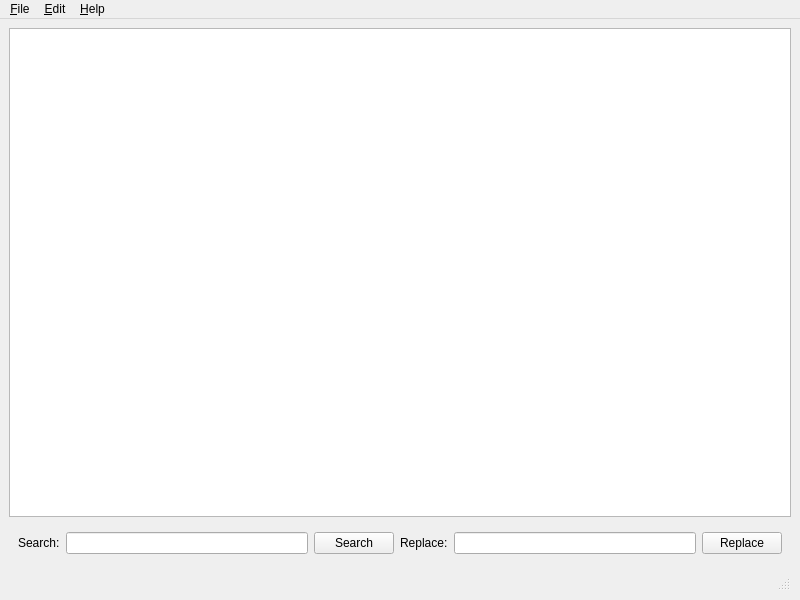
<?xml version="1.0" encoding="UTF-8"?>
<ui version="4.0">
    <class>MainWindow</class>
    <widget class="QMainWindow" name="MainWindow">
        <property name="geometry">
            <rect>
                <x>0</x>
                <y>0</y>
                <width>800</width>
                <height>600</height>
            </rect>
        </property>
        <property name="windowTitle">
            <string>Giduba</string>
        </property>
        <property name="windowIcon">
            <iconset resource="main.qrc">
                <normaloff>:/icons/icon.svg</normaloff>
                <normalon>:/icons/icon.svg</normalon>
                <selectedon>:/icons/icon.svg</selectedon>
                :/icons/icon.svg
            </iconset>
        </property>
        <widget class="QMenuBar" name="menu">
            <widget class="QMenu" name="menuFile">
                <property name="title">
                    <string>&amp;File</string>
                </property>
                <action name="actionNew">
                    <property name="text">
                        <string>New</string>
                    </property>
                    <property name="shortcut">
                        <string>Ctrl+N</string>
                    </property>
                </action>
                <action name="actionOpen">
                    <property name="text">
                        <string>Open</string>
                    </property>
                    <property name="shortcut">
                        <string>Ctrl+O</string>
                    </property>
                </action>
                <action name="actionSave">
                    <property name="text">
                        <string>Save</string>
                    </property>
                    <property name="shortcut">
                        <string>Ctrl+S</string>
                    </property>
                </action>
                <action name="actionSaveAs">
                    <property name="text">
                        <string>Save As</string>
                    </property>
                    <property name="shortcut">
                        <string>Ctrl+Shift+S</string>
                    </property>
                </action>
                <action name="actionExit">
                    <property name="text">
                        <string>Quit</string>
                    </property>
                    <property name="shortcut">
                        <string>Ctrl+Q</string>
                    </property>
                </action>
                <addaction name="actionNew"/>
                <addaction name="separator"/>
                <addaction name="actionOpen"/>
                <addaction name="separator"/>
                <addaction name="actionSave"/>
                <addaction name="actionSaveAs"/>
                <addaction name="separator"/>
                <addaction name="actionExit"/>
            </widget>
            <widget class="QMenu" name="menuEdit">
                <property name="title">
                    <string>&amp;Edit</string>
                </property>
                <action name="actionUndo">
                    <property name="text">
                        <string>Undo</string>
                    </property>
                    <property name="shortcut">
                        <string>Ctrl+Z</string>
                    </property>
                </action>
                <action name="actionRedo">
                    <property name="text">
                        <string>Redo</string>
                    </property>
                    <property name="shortcut">
                        <string>Ctrl+Shift+Z</string>
                    </property>
                </action>
                <action name="actionSelectAll">
                    <property name="text">
                        <string>Select All</string>
                    </property>
                    <property name="shortcut">
                        <string>Ctrl+A</string>
                    </property>
                </action>
                <action name="actionToggleSearch">
                    <property name="text">
                        <string>Toggle Search/Replace</string>
                    </property>
                    <property name="shortcut">
                        <string>Ctrl+H</string>
                    </property>
                </action>
                <action name="actionSearch">
                    <property name="text">
                        <string>Search</string>
                    </property>
                    <property name="shortcut">
                        <string>Ctrl+F</string>
                    </property>
                </action>
                <action name="actionReplace">
                    <property name="text">
                        <string>Replace</string>
                    </property>
                    <property name="shortcut">
                        <string>Ctrl+R</string>
                    </property>
                </action>
                <action name="actionCut">
                    <property name="text">
                        <string>Cut</string>
                    </property>
                    <property name="shortcut">
                        <string>Ctrl+X</string>
                    </property>
                </action>
                <action name="actionCopy">
                    <property name="text">
                        <string>Copy</string>
                    </property>
                    <property name="shortcut">
                        <string>Ctrl+C</string>
                    </property>
                </action>
                <action name="actionPaste">
                    <property name="text">
                        <string>Paste</string>
                    </property>
                    <property name="shortcut">
                        <string>Ctrl+V</string>
                    </property>
                </action>
                <action name="actionLineWrap">
                    <property name="text">
                        <string>Line Wrap</string>
                    </property>
                    <property name="shortcut">
                        <string>Ctrl+L</string>
                    </property>
                    <property name="checkable">
                        <bool>true</bool>
                    </property>
                    <property name="checked">
                        <bool>true</bool>
                    </property>
                </action>
                <addaction name="actionUndo"/>
                <addaction name="actionRedo"/>
                <addaction name="separator"/>
                <addaction name="actionToggleSearch"/>
                <addaction name="actionSearch"/>
                <addaction name="actionReplace"/>
                <addaction name="actionSelectAll"/>
                <addaction name="separator"/>
                <addaction name="actionCut"/>
                <addaction name="actionCopy"/>
                <addaction name="actionPaste"/>
                <addaction name="separator"/>
                <addaction name="actionLineWrap"/>
            </widget>
            <widget class="QMenu" name="menuHelp">
                <property name="title">
                    <string>&amp;Help</string>
                </property>
                <action name="actionAbout">
                    <property name="text">
                        <string>About</string>
                    </property>
                    <property name="shortcut">
                        <string>F1</string>
                    </property>
                </action>
                <addaction name="actionAbout"/>
            </widget>
            <addaction name="menuFile"/>
            <addaction name="menuEdit"/>
            <addaction name="menuHelp"/>
        </widget>
        <widget class="QWidget" name="main">
            <layout class="QVBoxLayout" name="verticalLayout">
                <item>
                    <widget class="QTextEdit" name="editor"/>
                </item>
                <item>
                    <widget class ="QWidget" name="searchReplaceElement">
                        <property name="visible">
                            <bool>false</bool>
                        </property>
                        <layout class="QHBoxLayout" name="horizontalLayout">
                            <item>
                                <widget class="QLabel" name="searchLabel">
                                    <property name="text">
                                        <string>Search:</string>
                                    </property>
                                </widget>
                            </item>
                            <item>
                                <widget class="QLineEdit" name="searchBox"/>
                            </item>
                            <item>
                                <widget class="QPushButton" name="searchButton">
                                    <property name="text">
                                        <string>Search</string>
                                    </property>
                                </widget>
                            </item>
                            <item>
                                <widget class="QLabel" name="replaceLabel">
                                    <property name="text">
                                        <string>Replace:</string>
                                    </property>
                                </widget>
                            </item>
                            <item>
                                <widget class="QLineEdit" name="replaceBox"/>
                            </item>
                            <item>
                                <widget class="QPushButton" name="replaceButton">
                                    <property name="text">
                                        <string>Replace</string>
                                    </property>
                                </widget>
                            </item>
                        </layout>
                    </widget>
                </item>
                <item>
                    <widget class="QStatusBar" name="status"/>
                </item>
            </layout>
        </widget>

    </widget>
    <resources/>
    <connections/>
</ui>
